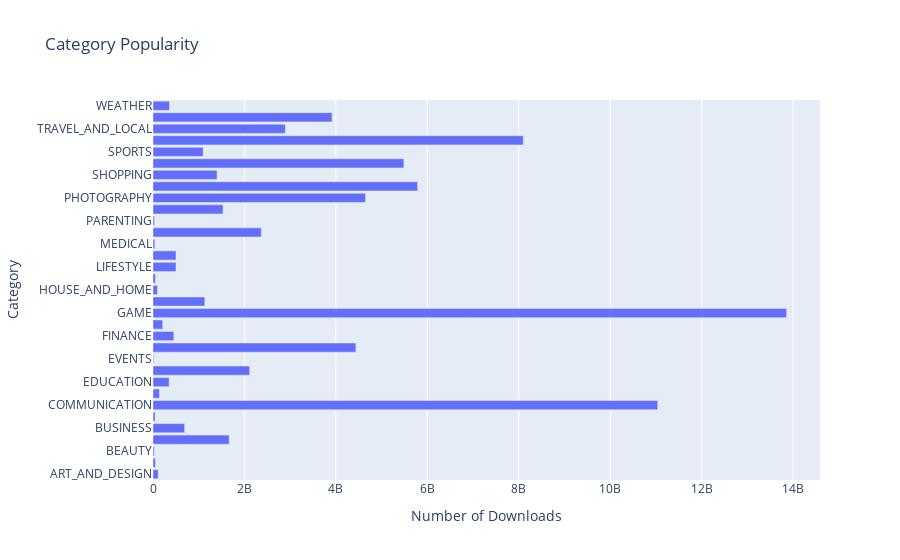

The notebook cell saved with this chart:
### Code cell
h_bar = px.bar(x = installs_by_category.Installs,
               y = installs_by_category.index,
               orientation='h',
               title='Category Popularity')

h_bar.update_layout(xaxis_title='Number of Downloads', yaxis_title='Category')
 
h_bar.show()

### Figure 1 — Plotly figure (JSON) as saved in the notebook; plotly's stock layout.template omitted (floating-point values rounded to 4 significant figures)
{"data": [{"alignmentgroup": "True", "hovertemplate": "x=%{x}<br>y=%{y}<extra></extra>", "legendgroup": "", "marker": {"color": "#636efa", "pattern": {"shape": ""}}, "name": "", "offsetgroup": "", "orientation": "h", "showlegend": false, "textposition": "auto", "type": "bar", "x": [114233100, 53129800, 26916200, 1665791655, 692018120, 44931100, 11039241530, 140912410, 352852000, 2113660000, 15949410, 4437579590, 455312400, 211677750, 13858762717, 1134006220, 97082000, 52083000, 503742120, 503267560, 39162676, 2369110650, 31116110, 1532352930, 4649143130, 5788070180, 1400331540, 5487841475, 1096431465, 8099724500, 2894859300, 3916897200, 361096500], "xaxis": "x", "y": ["ART_AND_DESIGN", "AUTO_AND_VEHICLES", "BEAUTY", "BOOKS_AND_REFERENCE", "BUSINESS", "COMICS", "COMMUNICATION", "DATING", "EDUCATION", "ENTERTAINMENT", "EVENTS", "FAMILY", "FINANCE", "FOOD_AND_DRINK", "GAME", "HEALTH_AND_FITNESS", "HOUSE_AND_HOME", "LIBRARIES_AND_DEMO", "LIFESTYLE", "MAPS_AND_NAVIGATION", "MEDICAL", "NEWS_AND_MAGAZINES", "PARENTING", "PERSONALIZATION", "PHOTOGRAPHY", "PRODUCTIVITY", "SHOPPING", "SOCIAL", "SPORTS", "TOOLS", "TRAVEL_AND_LOCAL", "VIDEO_PLAYERS", "WEATHER"], "yaxis": "y"}], "layout": {"barmode": "relative", "legend": {"tracegroupgap": 0}, "title": {"text": "Category Popularity"}, "xaxis": {"anchor": "y", "domain": [0, 1], "title": {"text": "Number of Downloads"}}, "yaxis": {"anchor": "x", "domain": [0, 1], "title": {"text": "Category"}}}}
